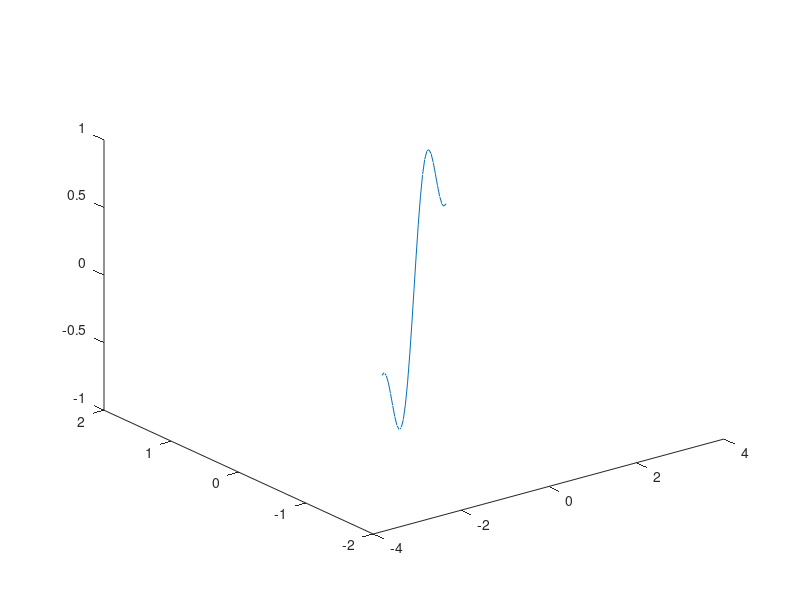
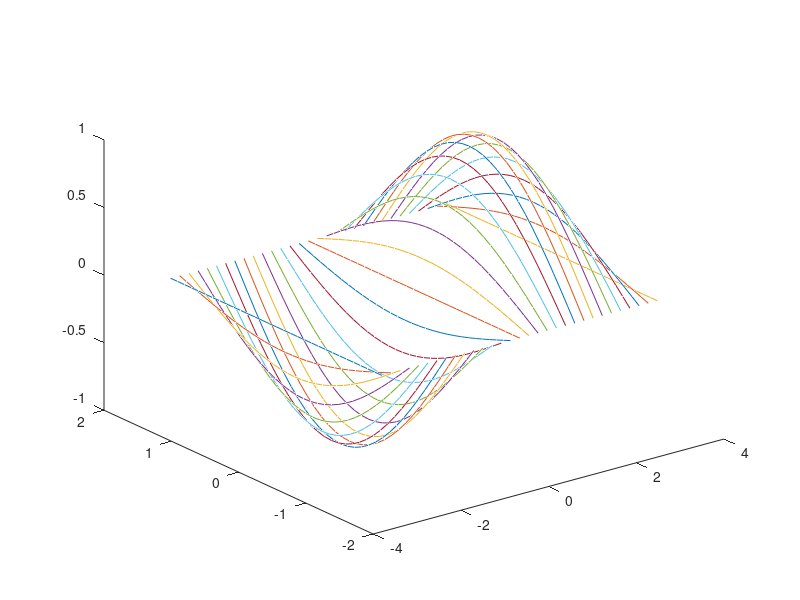
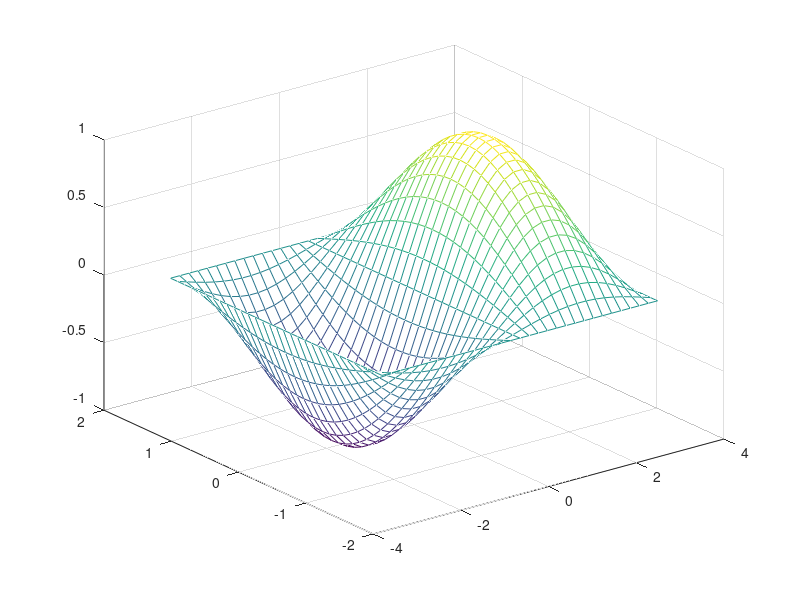
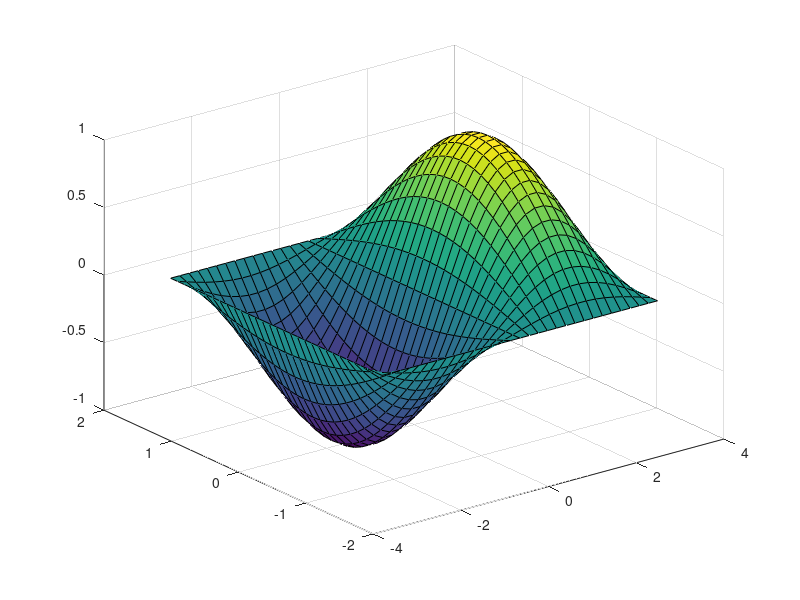

MATLAB code to generate these figures, in order:
close all; clear all; clc;
% Wykresy 3D
x=linspace(-pi,pi,31);
y=linspace(-pi/2,pi/2,31);
z=sin(x).*cos(y);
figure;
plot3(x,y,z);
[X,Y]=meshgrid(x,y);
Z=sin(X).*cos(Y);
figure;
plot3(X,Y,Z);
figure;
mesh(x,y,Z);
figure;
surf(x,y,Z);
figure;
contour(x,y,Z);
figure;
contour(x,y,Z,20);
figure;
contourf(x,y,Z,20);
figure;
contour3(x,y,Z,20);
